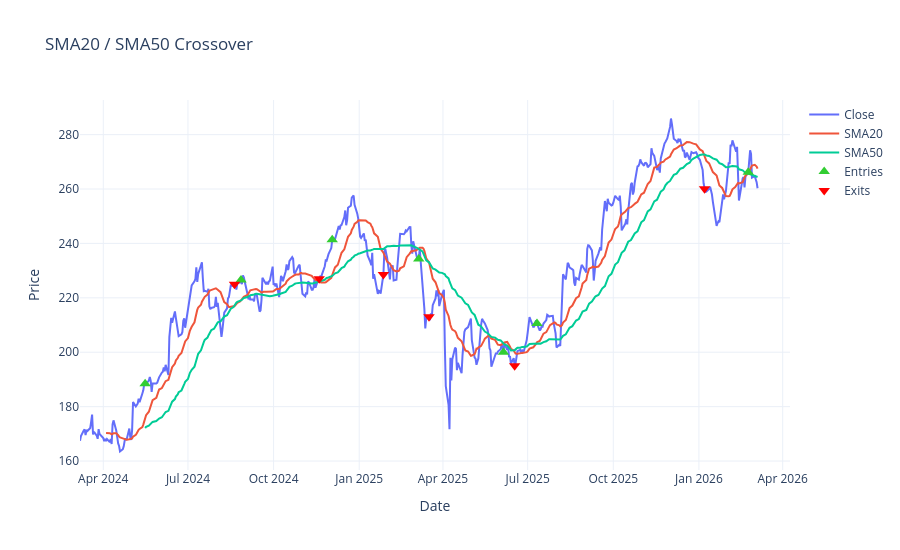

The notebook cell saved with this chart:
### Markdown cell above
## Plot price, SMA20, SMA50, and trade markers

This chart helps you visually confirm whether the entries and exits line up with the moving-average crossover logic.

### Code cell
entry_points = df[df['entries']]
exit_points = df[df['exits']]

fig = go.Figure()

fig.add_trace(go.Scatter(x=df.index, y=df['Close'], mode='lines', name='Close'))
fig.add_trace(go.Scatter(x=df.index, y=df['sma20'], mode='lines', name='SMA20'))
fig.add_trace(go.Scatter(x=df.index, y=df['sma50'], mode='lines', name='SMA50'))

fig.add_trace(go.Scatter(
    x=entry_points.index, y=entry_points['Close'], mode='markers', name='Entries',
    marker=dict(symbol='triangle-up', size=10, color='limegreen')
))

fig.add_trace(go.Scatter(
    x=exit_points.index, y=exit_points['Close'], mode='markers', name='Exits',
    marker=dict(symbol='triangle-down', size=10, color='red')
))

fig.update_layout(
    title='SMA20 / SMA50 Crossover',
    xaxis_title='Date',
    yaxis_title='Price',
    template='plotly_white',
    height=550,
)

fig.show()

### Figure 1 — Plotly figure (JSON) as saved in the notebook; plotly's stock layout.template omitted (floating-point values rounded to 4 significant figures; data arrays with more than 128 entries replaced by an {"elided": "..."} marker saying what was removed)
{"data": [{"mode": "lines", "name": "Close", "type": "scatter", "x": {"elided": "500 str values"}, "y": {"elided": "500 float values"}}, {"mode": "lines", "name": "SMA20", "type": "scatter", "x": {"elided": "500 str values"}, "y": {"elided": "500 float values"}}, {"mode": "lines", "name": "SMA50", "type": "scatter", "x": {"elided": "500 str values"}, "y": {"elided": "500 float values"}}, {"marker": {"color": "limegreen", "size": 10, "symbol": "triangle-up"}, "mode": "markers", "name": "Entries", "type": "scatter", "x": ["2024-05-16T00:00:00-04:00", "2024-08-27T00:00:00-04:00", "2024-12-03T00:00:00-05:00", "2025-03-06T00:00:00-05:00", "2025-06-05T00:00:00-04:00", "2025-07-11T00:00:00-04:00", "2026-02-23T00:00:00-05:00"], "y": [188.4, 226.5, 241.3, 234.3, 200.0, 210.5, 266.2]}, {"marker": {"color": "red", "size": 10, "symbol": "triangle-down"}, "mode": "markers", "name": "Exits", "type": "scatter", "x": ["2024-08-20T00:00:00-04:00", "2024-11-19T00:00:00-05:00", "2025-01-27T00:00:00-05:00", "2025-03-17T00:00:00-04:00", "2025-06-17T00:00:00-04:00", "2026-01-07T00:00:00-05:00"], "y": [225.0, 227.0, 228.6, 213.1, 195.0, 260.1]}], "layout": {"height": 550, "title": {"text": "SMA20 / SMA50 Crossover"}, "xaxis": {"title": {"text": "Date"}}, "yaxis": {"title": {"text": "Price"}}}}
